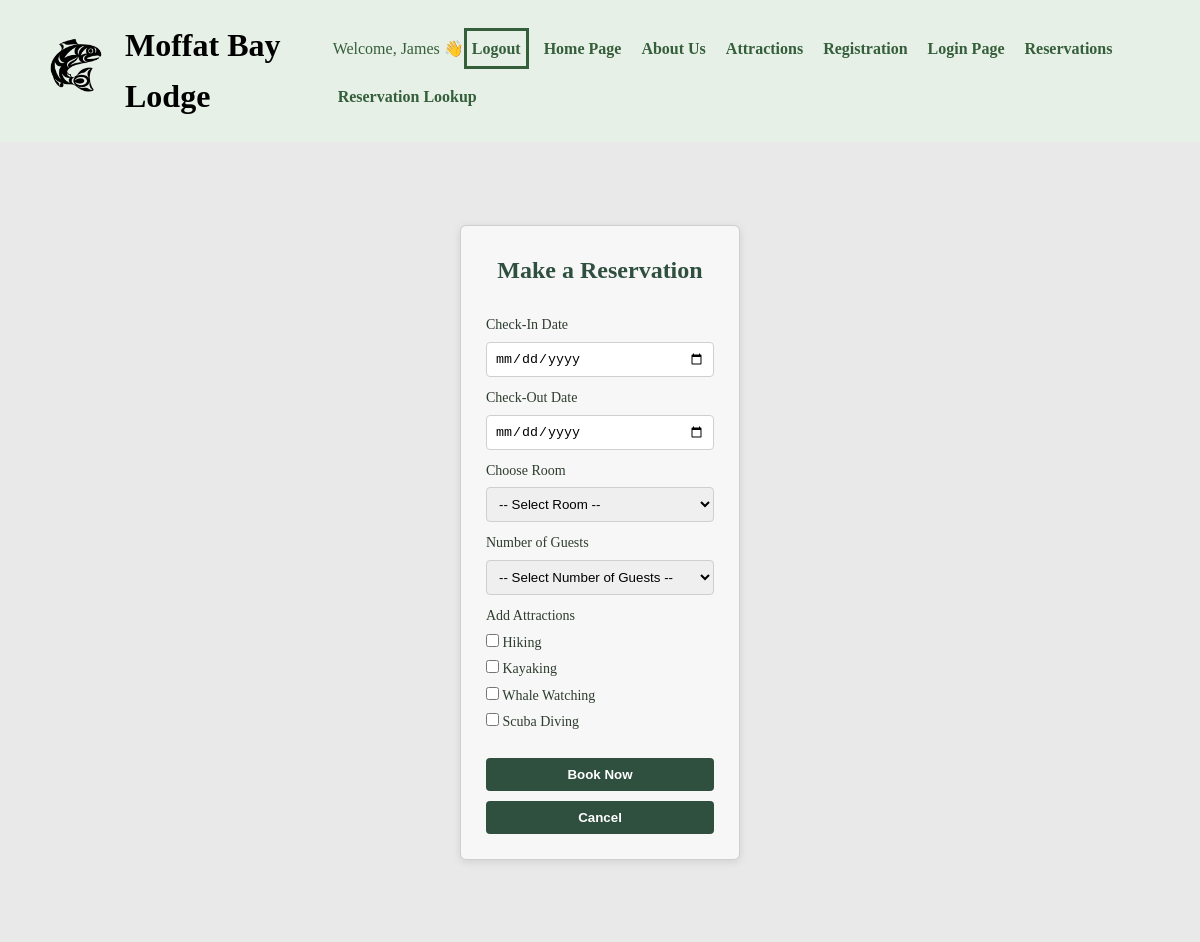
Page /MODULE-8/pages/reservation.php (signed in) on the committed database.
### tables this page shows
CREATE TABLE Attraction (
    attraction_id   INT AUTO_INCREMENT PRIMARY KEY,
    attraction_name VARCHAR(100) NOT NULL,
    description     TEXT,
    activity_type   VARCHAR(50)
);

### MODULE-8/pages/reservation.php (the view, shortened to what this page needs)
<?php
$host     = "localhost";
$dbname   = "MoffatBayBooking";
$username = "root";
$password = "Starship12!";
$conn = new mysqli($host, $username, $password, $dbname);
$attractionResult = $conn->query("SELECT * FROM attraction ORDER BY attraction_id");
$attractions = [];
while ($row = $attractionResult->fetch_assoc()) {
    $attractions[] = $row;
}
?>
<!DOCTYPE html>
<html lang="en">
<head>
    <link rel="stylesheet" href="../css/styles.css">
</head>
<body>
    <header>
        <div class="top-bar">
         <div class="logo">
   	 <img src="../images/MoffatBayLogo.png" alt="Logo">
   	 <span>Moffat Bay Lodge</span>
	</div>
            <nav>
                <ul>
                    <li>
                        <?php if (isset($_SESSION['first_name'])): ?>
                            <p style="color: #355e3b;">Welcome, <?php echo $_SESSION['first_name']; ?> 👋</p>
                            <a href="logout.php" style ="border: solid #355e3b;">Logout</a>
                        <?php endif; ?>
                    </li>
                    <li><a href="../index.php">Home Page</a></li>
                    <li><a href="about.php">About Us</a></li>
                    <li><a href="attractions.html">Attractions</a></li>
                    <li><a href="registration.php">Registration</a></li>
                    <li><a href="login.php">Login Page</a></li>
                    <li><a href="reservation.php">Reservations</a></li>
                    <li><a href="reservation-lookup.php">Reservation Lookup</a></li>
                </ul>
            </nav>
        </div>
    </header>
    <div class="reservation-container">
        <form class="reservation-form" method="POST" action="">
            <h2 class="reservation-title">Make a Reservation</h2>
            <label class="reservation-label">Check-In Date</label>
            <input type="date" class="reservation-input" name="check_in"
                   min="<?= date('Y-m-d') ?>" required>
            <label class="reservation-label">Check-Out Date</label>
            <input type="date" class="reservation-input" name="check_out"
                   min="<?= date('Y-m-d', strtotime('+1 day')) ?>" required>
            <label class="reservation-label">Choose Room</label>
            <select class="reservation-select" name="room_id" required>
                <option value="">-- Select Room --</option>
            </select>
            <label class="reservation-label">Number of Guests</label>
            <select class="reservation-select" name="guest_count" required>
                <option value="">-- Select Number of Guests --</option>
            </select>
            <label class="reservation-label">Add Attractions</label>
            <div class="reservation-checkbox-group">
                <?php foreach ($attractions as $attraction): ?>
                    <label>
                        <input type="checkbox"
                               name="attractions[]"
                               value="<?= $attraction['attraction_id'] ?>">
                        <?= htmlspecialchars($attraction['attraction_name']) ?>
                    </label>
                <?php endforeach; ?>
            </div>
            <button type="submit" class="reservation-button">Book Now</button>
            <button type="reset" class="reservation-button">Cancel</button>
        </form>
    </div>
</body>
</html>

### MODULE-8/css/styles.css (style rules this page uses)
* { margin: 0; padding: 0; box-sizing: border-box; }
body { font-family: "Times New Roman", serif; background-color: #f4f7f3; color: #2e3d2f; line-height: 1.6; }
header { background-color: #e6f0e6; color: black; padding: 20px 40px; }
.top-bar { display: flex; justify-content: space-between; align-items: center; flex-wrap: nowrap; }
.logo { font-size: 2rem; font-weight: bold; display: flex; align-items: center; gap: 10px; }
.logo img { height: 75px; width: auto; display: block; }
nav ul { list-style: none; display: flex; gap: 10px; align-items: center; flex-wrap: wrap; }
nav ul li { display: flex; align-items: center; }
nav ul li p { margin: 0; }
nav ul li a { text-decoration: none; color: #355e3b; font-weight: bold; padding: 5px; }
.reservation-container { height: 100vh; display: flex; justify-content: center; align-items: center; background-color: #e9e9e9; }
.reservation-form { display: flex; flex-direction: column; padding: 25px; background: #f7f7f7; border: 1px solid #cfcfcf; border-radius: 6px; width: 280px; box-shadow: 0 2px 8px rgba(0, 0, 0, 0.1); }
.reservation-title { text-align: center; margin-bottom: 15px; color: #2f4f3f; font-family: serif; }
.reservation-label { margin-top: 10px; margin-bottom: 5px; font-size: 14px; }
.reservation-input, .reservation-select { padding: 8px; border: 1px solid #cfcfcf; border-radius: 4px; }
.reservation-checkbox-group { display: flex; flex-direction: column; font-size: 14px; margin-bottom: 10px; }
.reservation-checkbox-group label { margin-bottom: 4px; }
.reservation-button { margin-top: 10px; padding: 9px; background-color: #2f4f3f; color: white; border: none; border-radius: 4px; cursor: pointer; font-weight: bold; }

### rows in the picture
attraction: attraction_name "Hiking"
attraction: attraction_name "Kayaking"
attraction: attraction_name "Whale Watching"
attraction: attraction_name "Scuba Diving"

### other values in the picture
$_SESSION['first_name'] "James"
